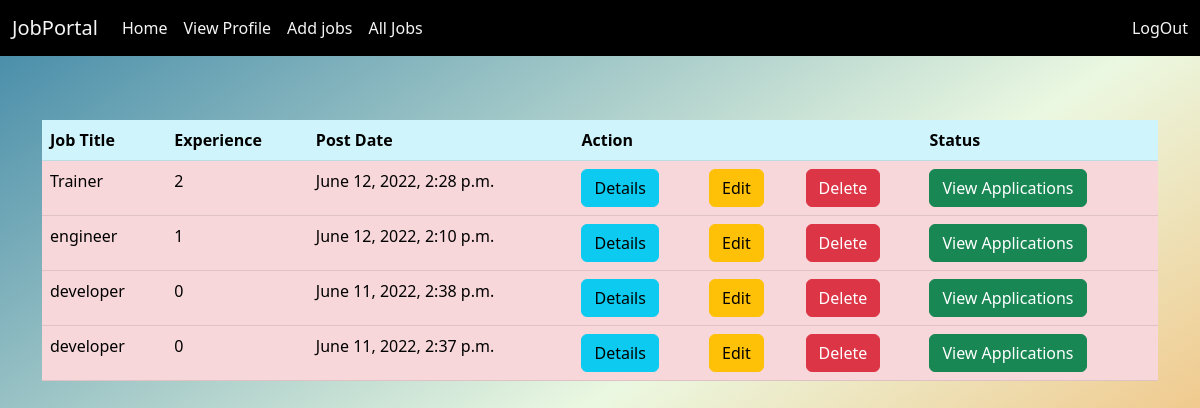
The app's page /employer/job/list (signed in) with its own data.
### employerapp/models.py (models this page shows, shortened)
class Jobs(models.Model):
    posted_by = models.ForeignKey(User, on_delete=models.CASCADE, related_name='company')
    job_title = models.CharField(max_length=120)
    job_description = models.TextField()
    posted_date = models.DateTimeField(auto_now_add=True)
    salary = models.PositiveIntegerField()
    qualification=models.CharField(max_length=120,null=True)
    experience = models.PositiveIntegerField(default=0)

### employerapp/views.py (the view)
# urls.py: path('job/list', views.ListJobView.as_view(), name='empjoblist'),
@method_decorator(signin_required,name="dispatch")
class ListJobView(ListView):
    model = Jobs
    template_name = 'emp_viewjob.html'
    context_object_name = 'jobs'
    def get_queryset(self):
        return Jobs.objects.filter(posted_by=self.request.user).order_by('-posted_date')

### employerapp/templates/emp_viewjob.html (shortened to what this page needs)
{%extends 'base1.html'%}
{%block body_block%}
{%load static%}
<link rel="stylesheet" href="{%static 'css/style.css'%}">
    <div class="row" >
        <div class="col-12 mt-5">
            <table class="table mt-3">
                <tr class="table-info">
                    <th>Job Title</th>
                    <th>Experience</th>
                    <th>Post Date</th>
                    <th>Action</th>
                    <th></th>
                    <th></th>
                    <th>Status</th>
                </tr>
                {%for job in jobs%}
                    <tr class="table-danger">
                        <td>{{job.job_title}}</td>
                        <td>{{job.experience}}</td>
                        <td>{{job.posted_date}}</td>
                        <td><a href="{%url 'empjobdetail' job.id%}" class="btn btn-info">Details</a></td>
                        <td><a href="{%url 'empjobedit' job.id%}" class="btn btn-warning">Edit</a></td>
                        <td><a href="{%url 'empjobdelete' job.id%}" class="btn btn-danger">Delete</a></td>
                        <td><a href="{%url 'empviewapplcn' job.id%}" class="btn btn-success">View Applications</a></td>
                     </tr>
                {%endfor%}
            </table>
        </div>
    </div>
{%endblock%}

### candidateapp/static/css/style.css (style rules this page uses)
body { background-image: linear-gradient(147deg, #3f87a6, #ebf8e1, #f69d3c); height: 100vh; }

### records on screen
Jobs: job_title "Trainer", experience "2", posted_date "June 12, 2022, 2:28 p.m."
Jobs: job_title "engineer", experience "1", posted_date "June 12, 2022, 2:10 p.m."
Jobs: job_title "developer", experience "0", posted_date "June 11, 2022, 2:38 p.m."
Jobs: job_title "developer", experience "0", posted_date "June 11, 2022, 2:37 p.m."
